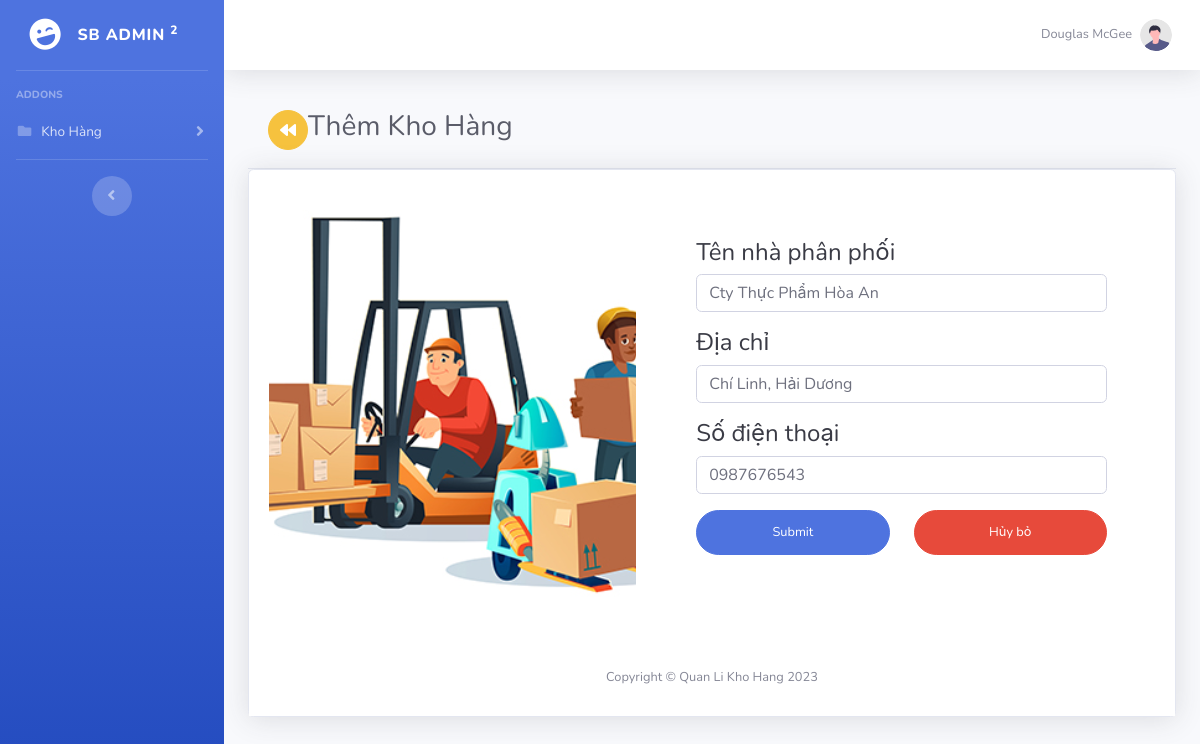
Page /quanlikhohang/updatenhaphanphoi.php?updateid=1 on the earlier database version.
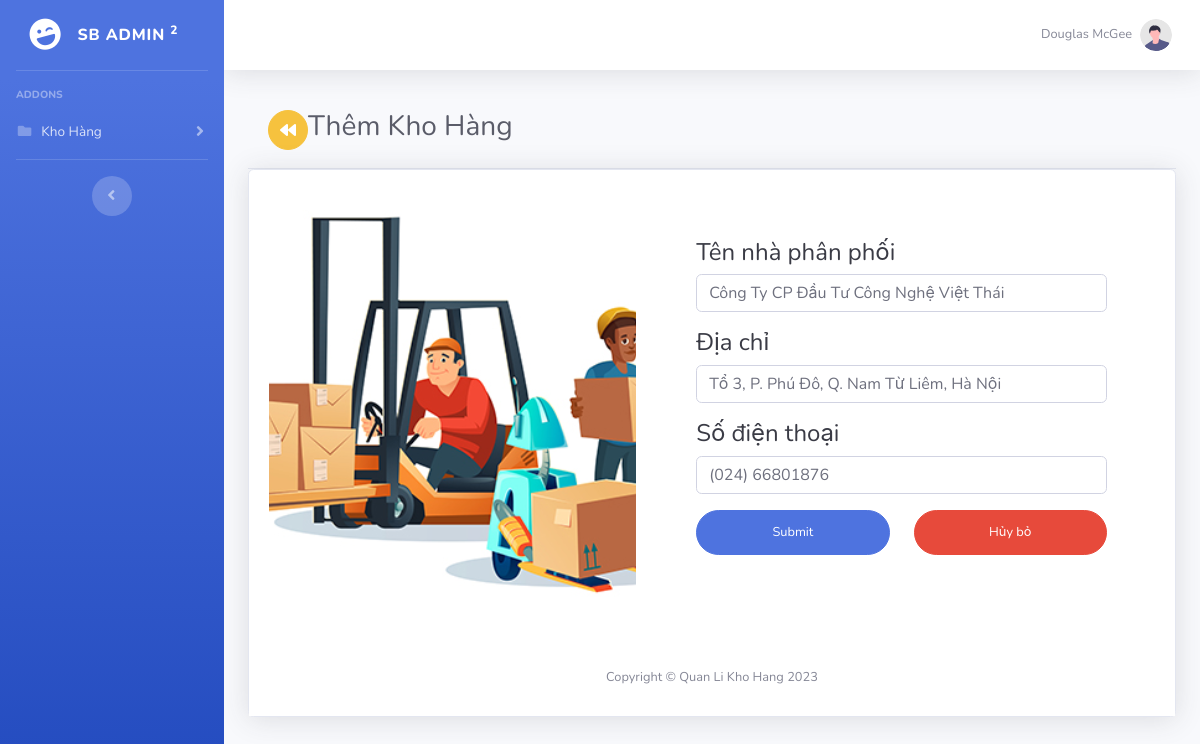
Same page on the later database version.
### tables this page shows
CREATE TABLE `nhaphanphoi` (
  `id` int(11) NOT NULL,
  `tenNhaPhanPhoi` varchar(255) NOT NULL,
  `dienThoai` varchar(20) NOT NULL,
  `diaChi` varchar(255) NOT NULL
);

### quanlikhohang/updatenhaphanphoi.php (the view, shortened to what the changed rows need)
<!DOCTYPE html>
<html lang="en">
<head>
    <link href="../vendor/fontawesome-free/css/all.min.css" rel="stylesheet" type="text/css">
    <link href="../css/sb-admin-2.min.css" rel="stylesheet">
    <link href="../vendor/datatables/dataTables.bootstrap4.min.css" rel="stylesheet">
</head>
<body id="page-top">
    <div id="wrapper">
        <div id="content-wrapper" class="d-flex flex-column">
            <div id="content">
                <?php
                if (isset($_GET['updateid'])) {
                    require 'connect.php';
                    $id = $_GET['updateid'];
                    $sql = "SELECT * FROM nhaphanphoi WHERE id=$id";
                    $result = mysqli_query($conn, $sql);
                    $row = $result->fetch_assoc();
                    $tenNhaPhanPhoi = $row['tenNhaPhanPhoi'];
                    $diaChi = $row['diaChi'];
                    $dienThoai = $row['dienThoai'];
                } else {
                    header('Location: dsnhaphanphoi.php?status=id_not_found');
                }
                ?>
                <div class="container-fluid">
                    <div class="card-header py-3 d-flex justify-content-start">
                        <h1 class="h3 mb-2 text-gray-800"> Thêm Kho Hàng </h1>
                    </div>
                    <div class="card shadow mb-4">
                        <div class="card-body">
                            <div class="table-responsive">
                                <div class="row">
                                    <div class="col-lg-7">
                                        <div class="p-5">
                                            <form class="user" action="" method="post">
                                                <h1 class="h4 text-gray-900 mb-2">Tên nhà phân phối</h1>
                                                <div class="form-group">
                                                    <input type="text" name="tenNhaPhanPhoi"
                                                        value="<?php echo $tenNhaPhanPhoi ?>" class="form-control" id=""
                                                        placeholder="Tên nhà phân phối">
                                                </div>
                                                <h1 class="h4 text-gray-900 mb-2">Địa chỉ</h1>
                                                <div class="form-group">
                                                    <input type="text" name="diaChi" value="<?php echo $diaChi ?>"
                                                        class="form-control" id="" name="diaChi" placeholder="Địa chỉ">
                                                </div>
                                                <h1 class="h4 text-gray-900 mb-2">Số điện thoại</h1>
                                                <div class="form-group">
                                                    <input type="text" name="dienThoai"
                                                        value="<?php echo $dienThoai ?>" class="form-control" id=""
                                                        name="dienThoai" placeholder="Số điện thoại">
                                                </div>
                                            </form>
                                        </div>
                                    </div>
                                </div>
                            </div>
                        </div>
                    </div>
                </div>
</body>
</html>

Differences in the rows shown:
changed nhaphanphoi: tenNhaPhanPhoi "Cty Thực Phẩm Hòa An" → "Công Ty CP Đầu Tư Công Nghệ Việt Thái"; diaChi "Chí Linh, Hải Dương" → "Tổ 3, P. Phú Đô, Q. Nam Từ Liêm, Hà Nội"; dienThoai "0987676543" → "(024) 66801876"
